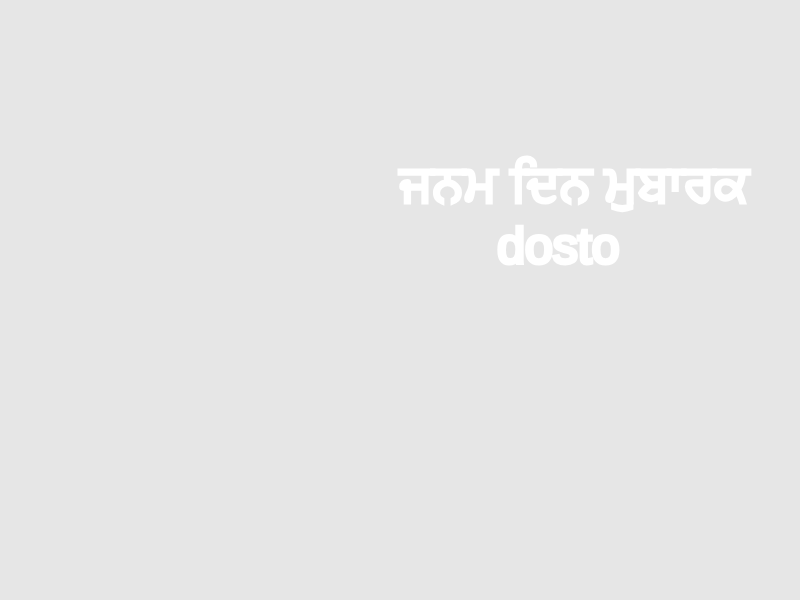
Frame 1 (no input)
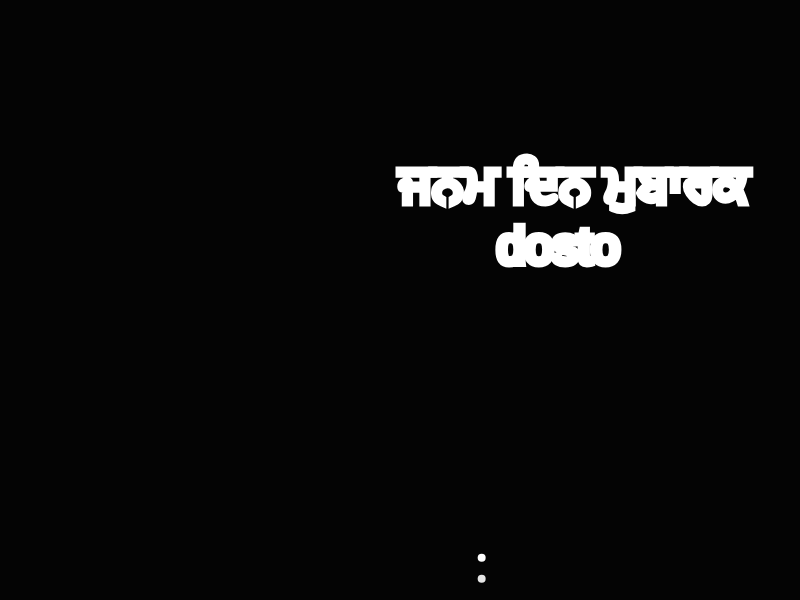
Frame 60 (no input)
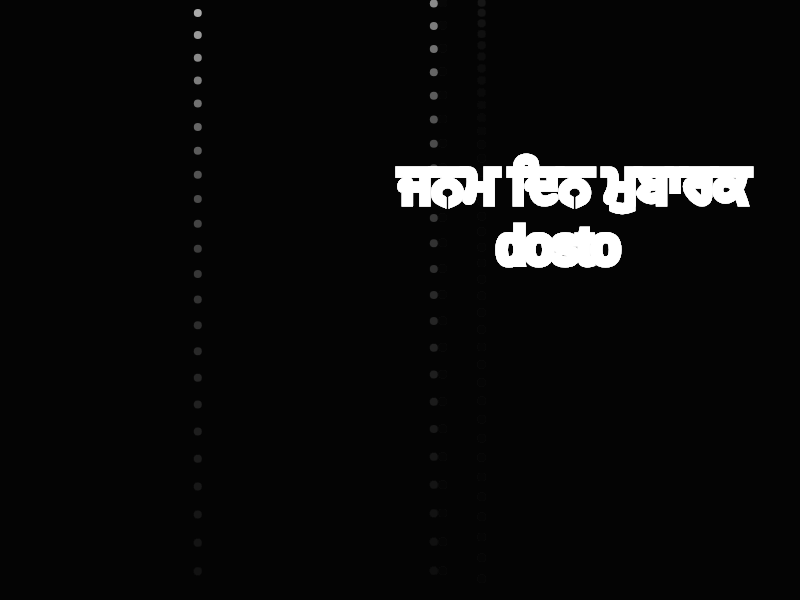
Frame 120 (the mouse pressed at the canvas centre since frame 60)

The p5.js sketch that drew these frames (run headless with seeded random() and noise() and a simulated clock; from frame 60 on, the mouse is pressed at the canvas centre):

// p5.js sketch
// ── sketch.js


var patakeArr=[];

function setup(){
  createCanvas(displayWidth,displayHeight);


  stroke(255);
  strokeWeight(4);


}
function draw(){
if(random(1)<=0.05){
patakeArr.push(new Patake());
}



  background(0,25);
  textSize(50);
  fill(255);



  text("ਜਨਮ ਦਿਨ ਮੁਬਾਰਕ \n       dosto",width/2,height/2-100);

for(var i=patakeArr.length-1;i>=0;i--){
	patakeArr[i].update();
patakeArr[i].show();
if(patakeArr[i].done()){
  patakeArr.splice(i,1);
}

}

}

// ── sketch2.js

function Particle(x,y,firework){
	this.firework=firework;
	this.life=255;
this.pos=createVector(x,y);
if(firework){
this.vel=createVector(0,random(-15,-30));
}else{
this.vel=p5.Vector.random2D();
this.vel.mult(random(1,8));

}
	this.acc=createVector(0,0);
this.applyForce=function (force){
	this.acc.add(force);
}
this.done=function(){
	if(this.life==0){
		return true;
	}
	return false;
}
this.update=function (){
if(!this.firework){
	this.life--;

}
	this.vel.add(this.acc);
	this.pos.add(this.vel);
	this.acc.mult(0);
}
this.show=function(){
if(this.firework){
	stroke(255);
	strokeWeight(8);
}else{
	var r=random(1,255);
	var g=random(1,255);
	var b=random(1,255);

	stroke(r,g,b);
	strokeWeight(4);
}
if(this.life<=0){
	stroke(0);
}
	point(this.pos.x,this.pos.y);
  // ellipse(this.pos.x,this.pos.y,20);
// rect(this.pos.x,this.pos.y,20,20);
}



}

// ── sketch3.js
var gravity;

function Patake(){
  
  this.gravity=new createVector(0,0.3);

  this.fireWork=new Particle(random(0,width),height,true);
  this.exploded=false;
  this.particles=[]
  this.done=function(){
    if(this.exploded && this.particles){
      return false;
    }
    return false;
  }

this.update=function(){

if(this.fireWork){
  this.fireWork.applyForce(this.gravity);
  this.fireWork.update();
  if(this.fireWork.vel.y>=0){
      this.explode();
      this.show();

    this.fireWork=null;

    this.exploded=true;


  }

}

//
for(var i=this.particles.length-1;i>=0;i--){
this.particles[i].applyForce(this.gravity);
this.particles[i].update();
if(this.particles[i].done()){
  this.particles.splice(i,1);
}
}

}
this.explode=function(){
  for(var i=0;i<50;i++){
    var p=new Particle(this.fireWork.pos.x,this.fireWork.pos.y);
  this.particles.push(p);
  }
}
this.show=function(){

  if(this.fireWork && !this.exploded){
this.fireWork.show();}
for(var i=0;i<this.particles.length;i++){


  this.particles[i].show();
}

}


}
